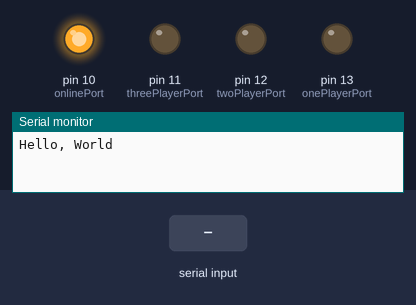
This sketch was run on a simulated Arduino Uno, built with avr-gcc and run on an emulated ATmega328P. Shown: output pins drawn as LEDs (lit = HIGH), the last lines printed to the serial monitor. The test bench sets the inputs (shaded band).

Above: at 1.2 s.
1.3 s: "90,45\n" received over Serial
At 1.8 s:
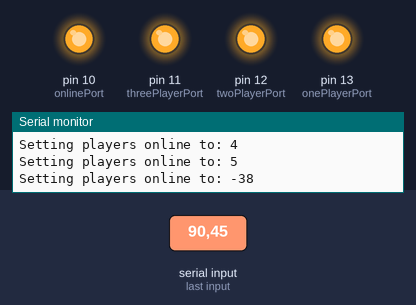
2.8 s: "1\n" received over Serial
4.3 s: "2\n" received over Serial
Timing chart, 0 to 7.3 s (numbered marks = the images above; inputs shaded):
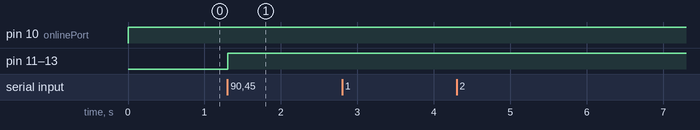

Measured:
- after the input at 1.3 s, pin 11 (threePlayerPort), pin 12 (twoPlayerPort), pin 13 (onePlayerPort): LOW → HIGH at once

The sketch:

minecraft_ino_version2.ino
```cpp
int onlinePort = 10;

int onePlayerPort = 13;
int twoPlayerPort = 12;
int threePlayerPort = 11;

void setup() {
  pinMode(onlinePort, OUTPUT);
  pinMode(onePlayerPort, OUTPUT);
  pinMode(twoPlayerPort, OUTPUT);
  pinMode(threePlayerPort, OUTPUT);

  Serial.begin(9600);
  Serial.println("Hello, World");
}

int incomingByte = 0;
int playersOnline = 0;

void loop() {
  digitalWrite(onlinePort, HIGH);

  if (Serial.available() > 0) {
          // read the incoming byte:
          incomingByte = Serial.read();

          playersOnline = incomingByte - 48; // it's an ascii byte, so convert to digit hack :-)

          switch (playersOnline)
          {
             case 0:
                digitalWrite(onePlayerPort, LOW);
                digitalWrite(twoPlayerPort, LOW);
                digitalWrite(threePlayerPort, LOW);
                break;

             case 1:
                digitalWrite(onePlayerPort, HIGH);
                digitalWrite(twoPlayerPort, LOW);
                digitalWrite(threePlayerPort, LOW);
                break;

            case 2:
                digitalWrite(onePlayerPort, HIGH);
                digitalWrite(twoPlayerPort, HIGH);
                digitalWrite(threePlayerPort, LOW);
                break;

            default:
                digitalWrite(onePlayerPort, HIGH);
                digitalWrite(twoPlayerPort, HIGH);
                digitalWrite(threePlayerPort, HIGH);
          }

          String playersOnlineHint = "Setting players online to: ";
          String playersOnlineText = String(playersOnline);
          Serial.println(playersOnlineHint + playersOnlineText);
  }
}
```
